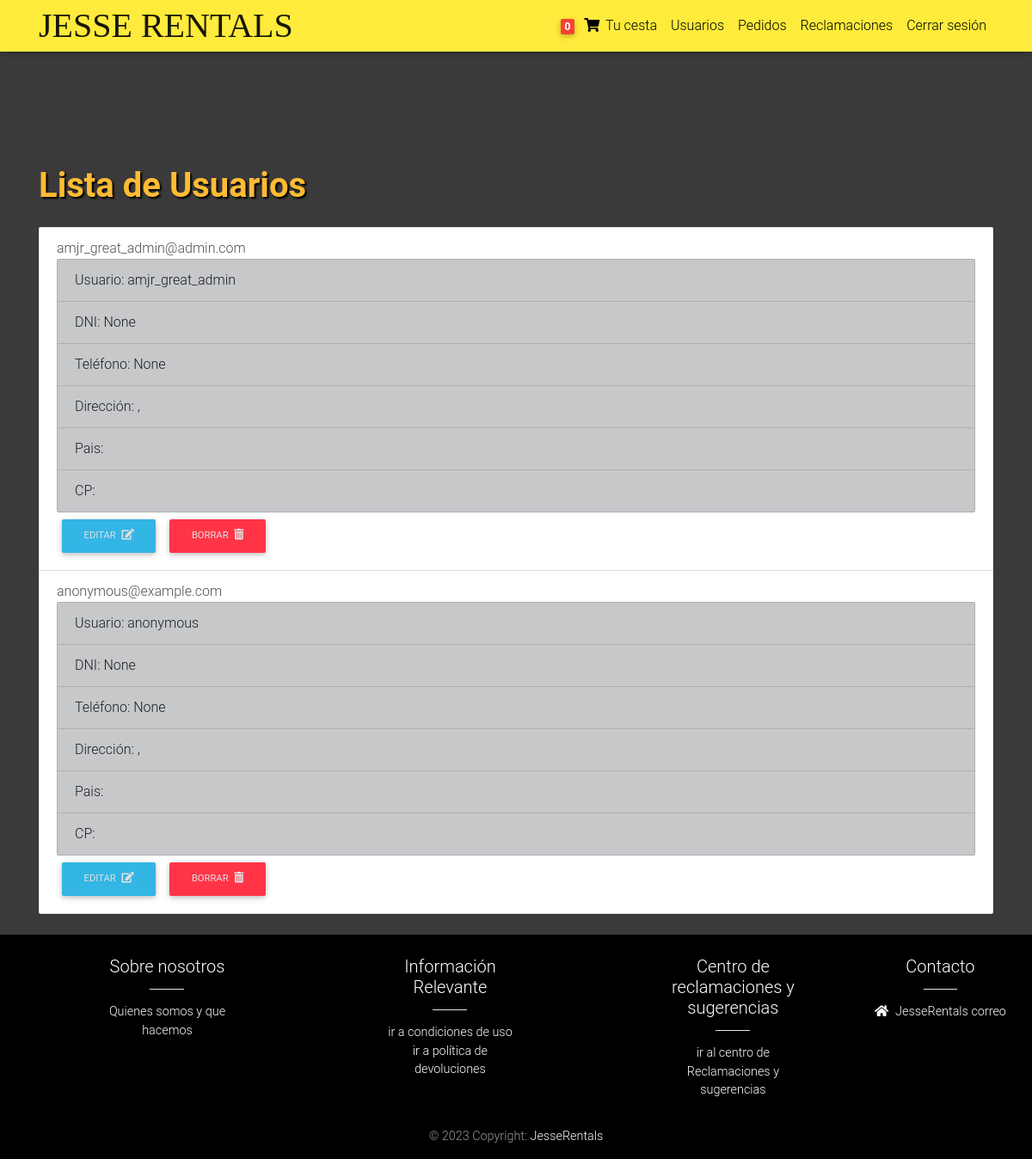
The page /user-list/ (signed in) on the database its author committed.
### core/models.py (models this page shows, shortened)
class User(AbstractUser):
        email = models.EmailField(unique=True)
        USERNAME_FIELD = 'email'
        REQUIRED_FIELDS = ['username']

class UserProfile(models.Model):
    user = models.OneToOneField(
        settings.AUTH_USER_MODEL, on_delete=models.CASCADE)
    stripe_customer_id = models.CharField(max_length=50, blank=True, null=True)
    one_click_purchasing = models.BooleanField(default=False)
    DNI = models.CharField(max_length=9, blank=True, null=True, validators=[dni_validator])
    telefono = models.CharField(max_length=9, blank=True, null=True, validators=[telefono_validator])
    primary_address = models.ForeignKey(
        'Address', related_name='primary_address', on_delete=models.SET_NULL, blank=True, null=True)
    card_number = models.BigIntegerField(blank=True, null=True)
    card_expiry = models.PositiveIntegerField(blank=True, null=True)
    card_expiry_month = models.PositiveSmallIntegerField(blank=True, null=True)
    card_expiry_year = models.PositiveIntegerField(blank=True, null=True)
    card_cvc = models.PositiveSmallIntegerField(blank=True, null=True)
    has_card_details = models.BooleanField(default=False)

### core/views.py (the view)
# urls.py: path('user-list/', user_list, name='user-list'),
def user_list(request):
    if request.user.is_staff:
        users = UserProfile.objects.all()
        if request.method == 'POST':
            user_id = request.POST.get('user_id')
            return redirect('edit_user', user_id=user_id)
        return render(request, 'user_list.html', {'users': users})
    else:
        return render(request, 'no_permission.html')

### core/templatetags/cart_template_tags.py (called while the page is built)
@register.filter
def cart_item_count(user):
    if user is not None:
        qs = Order.objects.filter(user=user, ordered=False)
    else:
        User = get_user_model()
        anonymous, created = User.objects.get_or_create(username='anonymous', defaults={'email': 'anonymous@example.com'})
        qs = Order.objects.filter(user=anonymous, ordered=False)
    if qs.exists():
        return qs[0].items.count()
    return 0

### templates/user_list.html (shortened to what this page needs)
{% extends 'base.html' %}
{% block content %}
<main class="mt-5 pt-4">
  <div class="container dark-grey-text mt-5">
    <h1 class="font-weight-bold text-warning" style="text-shadow: 2px 2px 2px black;">Lista de Usuarios</h1>
    <ul class="list-group mt-4">
      {% for userProfile in users %}
      <li class="list-group-item">
        <span>{{ userProfile.user }}</span>
        <ul class="list-group">
          <li class="list-group-item list-group-item-dark">Usuario: {{ userProfile.user.username }}</li>
          <li class="list-group-item list-group-item-dark">DNI: {{ userProfile.DNI }}</li>
          <li class="list-group-item list-group-item-dark">Teléfono: {{ userProfile.telefono }}</li>
          <li class="list-group-item list-group-item-dark">Dirección: {{ userProfile.primary_address.street_address }}, {{ userProfile.primary_address.apartment_address }}</li>
          <li class="list-group-item list-group-item-dark">Pais: {{ userProfile.primary_address.country }}</li>
          <li class="list-group-item list-group-item-dark">CP: {{ userProfile.primary_address.zip }}</li>
        </ul>
        <a href="{% url 'core:edit_user'  userProfile.user.id %}" class="edit-btn btn btn-info btn-md my-2 p text-light">
          Editar
          <i class="fas fa-edit ml-1"></i>
        </a>
        <a href="{% url 'core:delete_user' userProfile.user.id %}" class="delete-btn btn btn-danger btn-md my-2 p text-light">
          Borrar
          <i class="fas fa-trash-alt ml-1"></i>
        </a>
      </li>
      {% endfor %}
    </ul>
  </div>
</main>
{% endblock %}

### templates/navbar.html (shortened to what this page needs)
{% load cart_template_tags %}
<nav class="navbar fixed-top navbar-expand-lg navbar-light yellow scrolling-navbar" style="height: 60px;"">
    <div class=" container">
  <a class="navbar-brand waves-effect" style="margin: 0;" href="/">
    <p style="font-family: 'Alfa Slab One', serif; font-size: 40px; margin: 0;">JESSE RENTALS</p>
  </a>
  <div class="collapse navbar-collapse" id="navbarSupportedContent">
    <ul class="navbar-nav nav-flex-icons">
      {% if request.user.is_authenticated %}
      <li class="nav-item">
        <a href="{% url 'core:order-summary' %}" class="nav-link waves-effect">
          <span class="badge red z-depth-1 mr-1"> {{ request.user|cart_item_count }} </span>
          <i class="fas fa-shopping-cart"></i>
          <span class="clearfix d-none d-sm-inline-block"> Tu cesta </span>
        </a>
      </li>
      {% if request.user.is_staff %}
      <li class="nav-item">
        <a class="nav-link waves-effect" href="/user-list">
          <span class="clearfix d-none d-sm-inline-block"> Usuarios </span>
        </a>
      </li>
      <li class="nav-item">
        <a class="nav-link waves-effect" href="/order-list">
          <span class="clearfix d-none d-sm-inline-block"> Pedidos </span>
        </a>
      </li>
      <li class="nav-item">
        <a class="nav-link waves-effect" href="/claims/list">
          <span class="clearfix d-none d-sm-inline-block"> Reclamaciones </span>
        </a>
      </li>
      {% endif %}
      <li class="nav-item">
        <a class="nav-link waves-effect" href="{% url 'account_logout' %}">
          <span class="clearfix d-none d-sm-inline-block"> Cerrar sesión </span>
        </a>
      </li>
      {% endif %}
    </ul>
  </div>
  </div>
</nav>

### templates/base.html (style rules this page uses)
html, body, header, .carousel { height: 60vh; }
body { background-color: #3a3a3a; color: #fff; }

### rows shown on the page
User: user|cart_item_count "0"
UserProfile: user "amjr_great_admin@admin.com", user.username "amjr_great_admin", DNI "None", telefono "None"
UserProfile: user "anonymous@example.com", user.username "anonymous", DNI "None", telefono "None"
